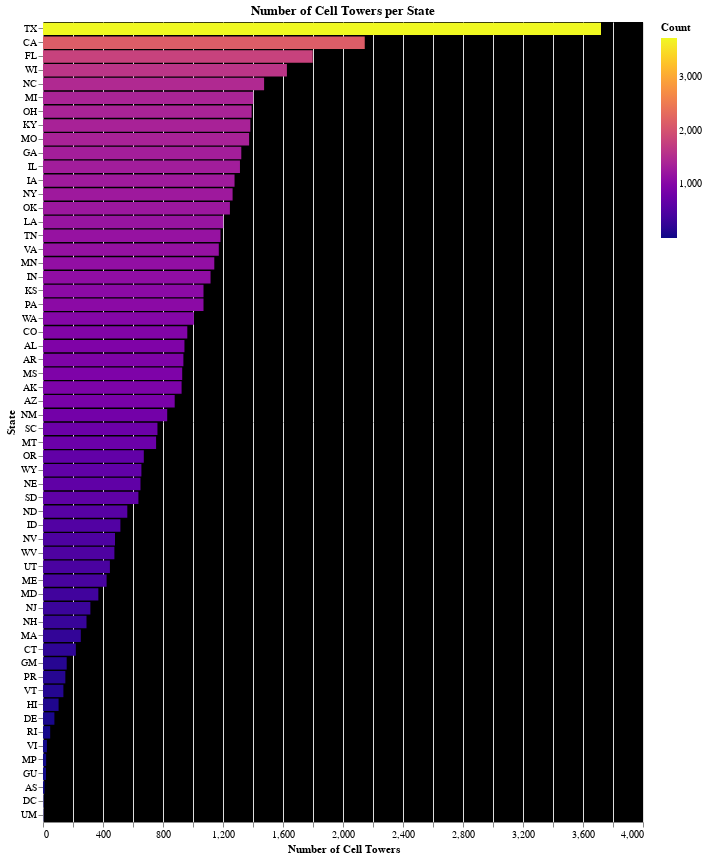

Source (notebook cell):
### Code cell
state_counts = cell_towers_gdf.groupby('LocState').size().reset_index(name='Count')

bar_chart = alt.Chart(state_counts).mark_bar().encode(
    x=alt.X('Count:Q', title='Number of Cell Towers'),
    y=alt.Y('LocState:N', title='State', sort='-x'),
    color=alt.Color('Count:Q', scale=alt.Scale(scheme='plasma')),
    tooltip=['LocState:N', 'Count:Q']
).interactive()

styled_chart = bar_chart.configure_view(
    strokeWidth=0,
    fill='#000'
).properties(
    title='Number of Cell Towers per State',
    width=600,
    height=800
)

styled_chart

### Figure 1 — Vega-Lite specification as saved in the notebook (floating-point values rounded to 4 significant figures)
{"config": {"view": {"continuousWidth": 300, "continuousHeight": 300, "fill": "#000", "strokeWidth": 0}}, "data": {"name": "data-ccbfe765514566e285663881d7d89bfd"}, "mark": {"type": "bar"}, "encoding": {"color": {"field": "Count", "scale": {"scheme": "plasma"}, "type": "quantitative"}, "tooltip": [{"field": "LocState", "type": "nominal"}, {"field": "Count", "type": "quantitative"}], "x": {"field": "Count", "title": "Number of Cell Towers", "type": "quantitative"}, "y": {"field": "LocState", "sort": "-x", "title": "State", "type": "nominal"}}, "height": 800, "params": [{"name": "param_4", "select": {"type": "interval", "encodings": ["x", "y"]}, "bind": "scales"}], "title": "Number of Cell Towers per State", "width": 600, "$schema": "https://vega.github.io/schema/vega-lite/v5.14.1.json", "datasets": {"data-ccbfe765514566e285663881d7d89bfd": [{"LocState": "AK", "Count": 924}, {"LocState": "AL", "Count": 943}, {"LocState": "AR", "Count": 936}, {"LocState": "AS", "Count": 10}, {"LocState": "AZ", "Count": 878}, {"LocState": "CA", "Count": 2145}, {"LocState": "CO", "Count": 962}, {"LocState": "CT", "Count": 219}, {"LocState": "DC", "Count": 3}, {"LocState": "DE", "Count": 76}, {"LocState": "FL", "Count": 1798}, {"LocState": "GA", "Count": 1322}, {"LocState": "GM", "Count": 158}, {"LocState": "GU", "Count": 20}, {"LocState": "HI", "Count": 104}, {"LocState": "IA", "Count": 1277}, {"LocState": "ID", "Count": 516}, {"LocState": "IL", "Count": 1313}, {"LocState": "IN", "Count": 1117}, {"LocState": "KS", "Count": 1070}, {"LocState": "KY", "Count": 1382}, {"LocState": "LA", "Count": 1202}, {"LocState": "MA", "Count": 252}, {"LocState": "MD", "Count": 369}, {"LocState": "ME", "Count": 424}, {"LocState": "MI", "Count": 1402}, {"LocState": "MN", "Count": 1142}, {"LocState": "MO", "Count": 1374}, {"LocState": "MP", "Count": 21}, {"LocState": "MS", "Count": 928}, {"LocState": "MT", "Count": 754}, {"LocState": "NC", "Count": 1474}, {"LocState": "ND", "Count": 562}, {"LocState": "NE", "Count": 650}, {"LocState": "NH", "Count": 290}, {"LocState": "NJ", "Count": 316}, {"LocState": "NM", "Count": 828}, {"LocState": "NV", "Count": 480}, {"LocState": "NY", "Count": 1264}, {"LocState": "OH", "Count": 1391}, {"LocState": "OK", "Count": 1246}, {"LocState": "OR", "Count": 672}, {"LocState": "PA", "Count": 1070}, {"LocState": "PR", "Count": 149}, {"LocState": "RI", "Count": 48}, {"LocState": "SC", "Count": 763}, {"LocState": "SD", "Count": 636}, {"LocState": "TN", "Count": 1183}, {"LocState": "TX", "Count": 3720}, {"LocState": "UM", "Count": 2}, {"LocState": "UT", "Count": 446}, {"LocState": "VA", "Count": 1172}, {"LocState": "VI", "Count": 26}, {"LocState": "VT", "Count": 136}, {"LocState": "WA", "Count": 1006}, {"LocState": "WI", "Count": 1626}, {"LocState": "WV", "Count": 476}, {"LocState": "WY", "Count": 656}]}}
